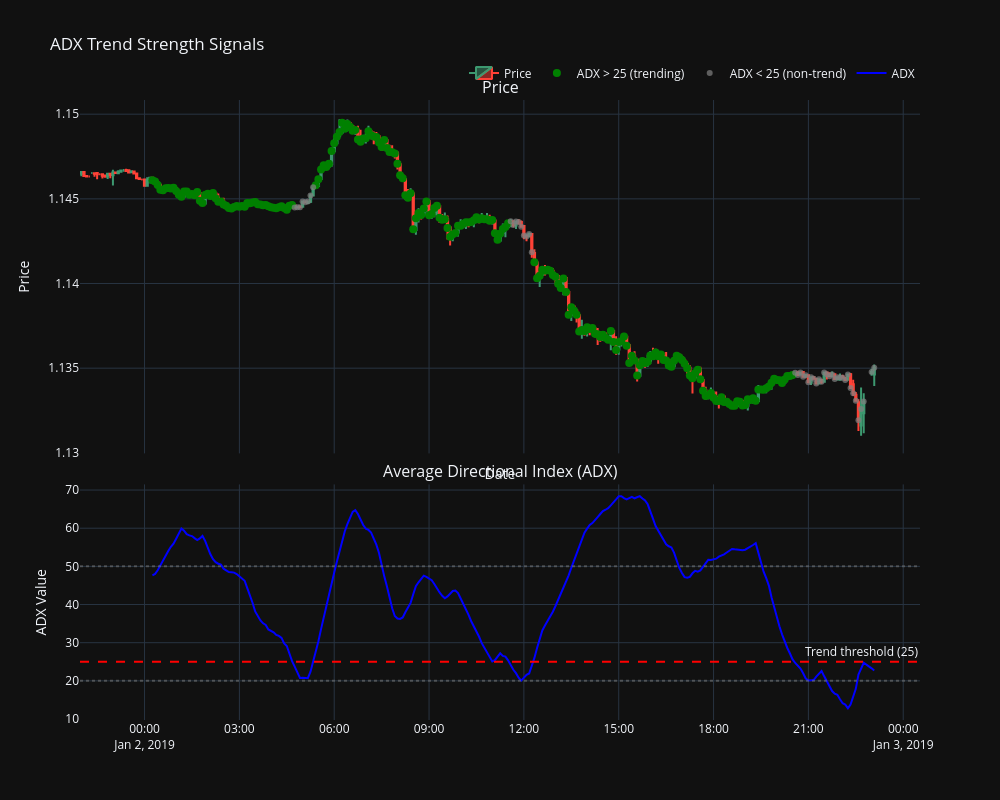

Notebook source saved alongside this figure:
### Code cell
adtest.plot(0,300)

### Figure 1 — Plotly figure (JSON) as saved in the notebook; plotly's stock layout.template omitted (floating-point values rounded to 4 significant figures; data arrays with more than 128 entries replaced by an {"elided": "..."} marker saying what was removed)
{"data": [{"close": {"elided": "300 float values"}, "high": {"elided": "300 float values"}, "low": {"elided": "300 float values"}, "name": "Price", "open": {"elided": "300 float values"}, "type": "candlestick", "x": {"elided": "300 str values"}, "xaxis": "x", "yaxis": "y"}, {"marker": {"color": "green", "size": 8, "symbol": "circle"}, "mode": "markers", "name": "ADX > 25 (trending)", "type": "scatter", "x": {"elided": "227 str values"}, "xaxis": "x", "y": {"elided": "227 float values"}, "yaxis": "y"}, {"marker": {"color": "gray", "opacity": 0.7, "size": 6, "symbol": "circle"}, "mode": "markers", "name": "ADX < 25 (non‑trend)", "type": "scatter", "x": ["2019-01-02T04:45:00+00:00", "2019-01-02T04:50:00+00:00", "2019-01-02T04:55:00+00:00", "2019-01-02T05:00:00+00:00", "2019-01-02T05:05:00+00:00", "2019-01-02T05:10:00+00:00", "2019-01-02T05:15:00+00:00", "2019-01-02T05:20:00+00:00", "2019-01-02T11:35:00+00:00", "2019-01-02T11:40:00+00:00", "2019-01-02T11:45:00+00:00", "2019-01-02T11:50:00+00:00", "2019-01-02T11:55:00+00:00", "2019-01-02T12:00:00+00:00", "2019-01-02T12:05:00+00:00", "2019-01-02T12:10:00+00:00", "2019-01-02T12:15:00+00:00", "2019-01-02T20:35:00+00:00", "2019-01-02T20:40:00+00:00", "2019-01-02T20:45:00+00:00", "2019-01-02T20:50:00+00:00", "2019-01-02T20:55:00+00:00", "2019-01-02T21:00:00+00:00", "2019-01-02T21:05:00+00:00", "2019-01-02T21:10:00+00:00", "2019-01-02T21:15:00+00:00", "2019-01-02T21:20:00+00:00", "2019-01-02T21:25:00+00:00", "2019-01-02T21:30:00+00:00", "2019-01-02T21:35:00+00:00", "2019-01-02T21:40:00+00:00", "2019-01-02T21:45:00+00:00", "2019-01-02T21:50:00+00:00", "2019-01-02T21:55:00+00:00", "2019-01-02T22:00:00+00:00", "2019-01-02T22:05:00+00:00", "2019-01-02T22:10:00+00:00", "2019-01-02T22:15:00+00:00", "2019-01-02T22:20:00+00:00", "2019-01-02T22:25:00+00:00", "2019-01-02T22:30:00+00:00", "2019-01-02T22:35:00+00:00", "2019-01-02T22:40:00+00:00", "2019-01-02T22:45:00+00:00", "2019-01-02T23:00:00+00:00", "2019-01-02T23:05:00+00:00"], "xaxis": "x", "y": [1.144, 1.145, 1.145, 1.145, 1.145, 1.145, 1.145, 1.146, 1.144, 1.143, 1.144, 1.144, 1.143, 1.143, 1.143, 1.143, 1.142, 1.135, 1.135, 1.135, 1.135, 1.135, 1.134, 1.134, 1.134, 1.134, 1.134, 1.134, 1.135, 1.135, 1.135, 1.135, 1.134, 1.134, 1.134, 1.134, 1.134, 1.135, 1.134, 1.134, 1.133, 1.132, 1.133, 1.133, 1.135, 1.135], "yaxis": "y"}, {"line": {"color": "blue", "width": 2}, "mode": "lines", "name": "ADX", "type": "scatter", "x": {"elided": "300 str values"}, "xaxis": "x2", "y": {"elided": "300 float values"}, "yaxis": "y2"}], "layout": {"annotations": [{"font": {"size": 16}, "showarrow": false, "text": "Price", "x": 0.5, "xanchor": "center", "xref": "paper", "y": 1, "yanchor": "bottom", "yref": "paper"}, {"font": {"size": 16}, "showarrow": false, "text": "Average Directional Index (ADX)", "x": 0.5, "xanchor": "center", "xref": "paper", "y": 0.38, "yanchor": "bottom", "yref": "paper"}, {"showarrow": false, "text": "Trend threshold (25)", "x": 1, "xanchor": "right", "xref": "x2 domain", "y": 25, "yanchor": "bottom", "yref": "y2"}], "height": 800, "hovermode": "x unified", "legend": {"orientation": "h", "x": 1, "xanchor": "right", "y": 1.02, "yanchor": "bottom"}, "shapes": [{"line": {"color": "red", "dash": "dash"}, "type": "line", "x0": 0, "x1": 1, "xref": "x2 domain", "y0": 25, "y1": 25, "yref": "y2"}, {"line": {"color": "gray", "dash": "dot"}, "opacity": 0.5, "type": "line", "x0": 0, "x1": 1, "xref": "x2 domain", "y0": 20, "y1": 20, "yref": "y2"}, {"line": {"color": "gray", "dash": "dot"}, "opacity": 0.5, "type": "line", "x0": 0, "x1": 1, "xref": "x2 domain", "y0": 50, "y1": 50, "yref": "y2"}], "title": {"text": "ADX Trend Strength Signals"}, "width": 1000, "xaxis": {"anchor": "y", "domain": [0, 1], "matches": "x2", "rangeslider": {"visible": false}, "showticklabels": false, "title": {"text": "Date"}}, "xaxis2": {"anchor": "y2", "domain": [0, 1], "rangeslider": {"visible": false}}, "yaxis": {"anchor": "x", "domain": [0.43, 1], "title": {"text": "Price"}}, "yaxis2": {"anchor": "x2", "domain": [0, 0.38], "title": {"text": "ADX Value"}}}}
